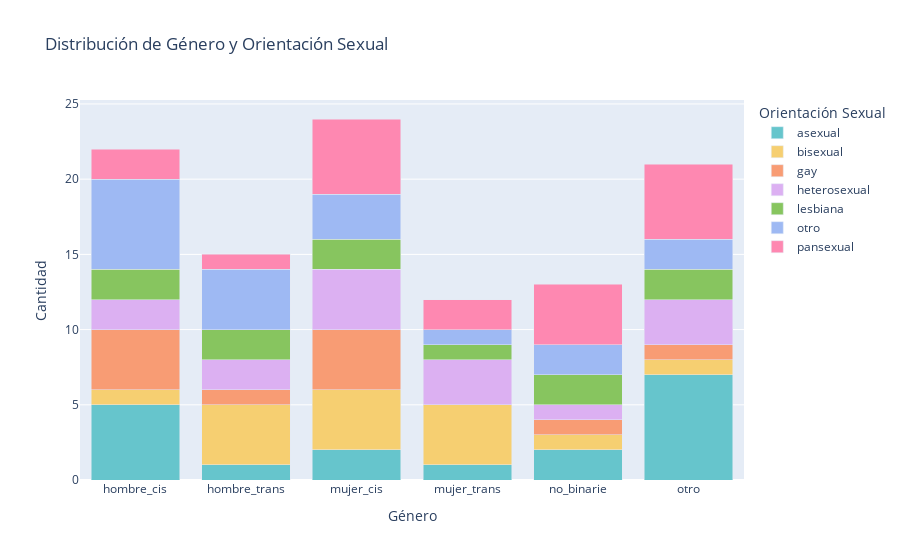

The notebook cell saved with this chart:
### Code cell
fig = barras_apiladas_genero_orientacion(df_3)
fig.show()

### Figure 1 — Plotly figure (JSON) as saved in the notebook; plotly's stock layout.template omitted (floating-point values rounded to 4 significant figures)
{"data": [{"alignmentgroup": "True", "hovertemplate": "Orientación Sexual=asexual<br>Género=%{x}<br>Cantidad=%{y}<extra></extra>", "legendgroup": "asexual", "marker": {"color": "rgb(102, 197, 204)", "pattern": {"shape": ""}}, "name": "asexual", "offsetgroup": "asexual", "orientation": "v", "showlegend": true, "textposition": "auto", "type": "bar", "x": ["hombre_cis", "hombre_trans", "mujer_cis", "mujer_trans", "no_binarie", "otro"], "xaxis": "x", "y": [5, 1, 2, 1, 2, 7], "yaxis": "y"}, {"alignmentgroup": "True", "hovertemplate": "Orientación Sexual=bisexual<br>Género=%{x}<br>Cantidad=%{y}<extra></extra>", "legendgroup": "bisexual", "marker": {"color": "rgb(246, 207, 113)", "pattern": {"shape": ""}}, "name": "bisexual", "offsetgroup": "bisexual", "orientation": "v", "showlegend": true, "textposition": "auto", "type": "bar", "x": ["hombre_cis", "hombre_trans", "mujer_cis", "mujer_trans", "no_binarie", "otro"], "xaxis": "x", "y": [1, 4, 4, 4, 1, 1], "yaxis": "y"}, {"alignmentgroup": "True", "hovertemplate": "Orientación Sexual=gay<br>Género=%{x}<br>Cantidad=%{y}<extra></extra>", "legendgroup": "gay", "marker": {"color": "rgb(248, 156, 116)", "pattern": {"shape": ""}}, "name": "gay", "offsetgroup": "gay", "orientation": "v", "showlegend": true, "textposition": "auto", "type": "bar", "x": ["hombre_cis", "hombre_trans", "mujer_cis", "no_binarie", "otro"], "xaxis": "x", "y": [4, 1, 4, 1, 1], "yaxis": "y"}, {"alignmentgroup": "True", "hovertemplate": "Orientación Sexual=heterosexual<br>Género=%{x}<br>Cantidad=%{y}<extra></extra>", "legendgroup": "heterosexual", "marker": {"color": "rgb(220, 176, 242)", "pattern": {"shape": ""}}, "name": "heterosexual", "offsetgroup": "heterosexual", "orientation": "v", "showlegend": true, "textposition": "auto", "type": "bar", "x": ["hombre_cis", "hombre_trans", "mujer_cis", "mujer_trans", "no_binarie", "otro"], "xaxis": "x", "y": [2, 2, 4, 3, 1, 3], "yaxis": "y"}, {"alignmentgroup": "True", "hovertemplate": "Orientación Sexual=lesbiana<br>Género=%{x}<br>Cantidad=%{y}<extra></extra>", "legendgroup": "lesbiana", "marker": {"color": "rgb(135, 197, 95)", "pattern": {"shape": ""}}, "name": "lesbiana", "offsetgroup": "lesbiana", "orientation": "v", "showlegend": true, "textposition": "auto", "type": "bar", "x": ["hombre_cis", "hombre_trans", "mujer_cis", "mujer_trans", "no_binarie", "otro"], "xaxis": "x", "y": [2, 2, 2, 1, 2, 2], "yaxis": "y"}, {"alignmentgroup": "True", "hovertemplate": "Orientación Sexual=otro<br>Género=%{x}<br>Cantidad=%{y}<extra></extra>", "legendgroup": "otro", "marker": {"color": "rgb(158, 185, 243)", "pattern": {"shape": ""}}, "name": "otro", "offsetgroup": "otro", "orientation": "v", "showlegend": true, "textposition": "auto", "type": "bar", "x": ["hombre_cis", "hombre_trans", "mujer_cis", "mujer_trans", "no_binarie", "otro"], "xaxis": "x", "y": [6, 4, 3, 1, 2, 2], "yaxis": "y"}, {"alignmentgroup": "True", "hovertemplate": "Orientación Sexual=pansexual<br>Género=%{x}<br>Cantidad=%{y}<extra></extra>", "legendgroup": "pansexual", "marker": {"color": "rgb(254, 136, 177)", "pattern": {"shape": ""}}, "name": "pansexual", "offsetgroup": "pansexual", "orientation": "v", "showlegend": true, "textposition": "auto", "type": "bar", "x": ["hombre_cis", "hombre_trans", "mujer_cis", "mujer_trans", "no_binarie", "otro"], "xaxis": "x", "y": [2, 1, 5, 2, 4, 5], "yaxis": "y"}], "layout": {"barmode": "stack", "legend": {"title": {"text": "Orientación Sexual"}, "tracegroupgap": 0}, "title": {"text": "Distribución de Género y Orientación Sexual"}, "xaxis": {"anchor": "y", "domain": [0, 1], "title": {"text": "Género"}}, "yaxis": {"anchor": "x", "domain": [0, 1], "title": {"text": "Cantidad"}}}}
